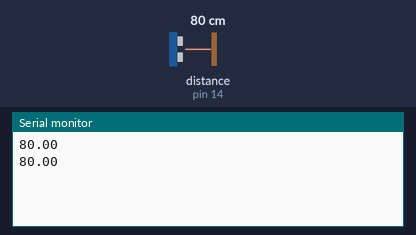
A sketch run on a simulated Arduino Uno, built with avr-gcc and run on an emulated ATmega328P. Shown: the last lines printed to the serial monitor. Inputs (shaded band) come from the test bench; at power-on: distance to the obstacle (sensor on pin 14) 80 cm. The echo pulse lasts 58.3 µs per cm.

Above: at 1.8 s.
1.9 s: distance to the obstacle (sensor on pin 14) set to 2 cm
At 2.7 s:
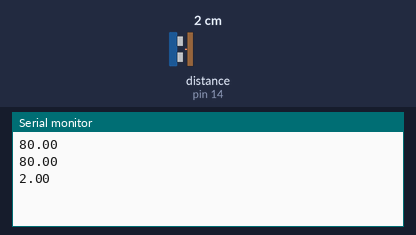
3.4 s: distance to the obstacle (sensor on pin 14) set to 4 cm
At 4.8 s:
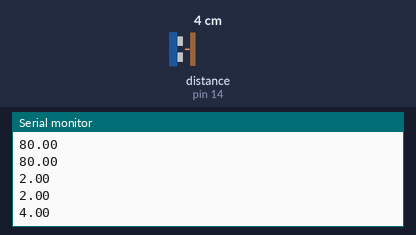
Timing chart, 0 to 6.4 s (numbered marks = the images above; inputs shaded):
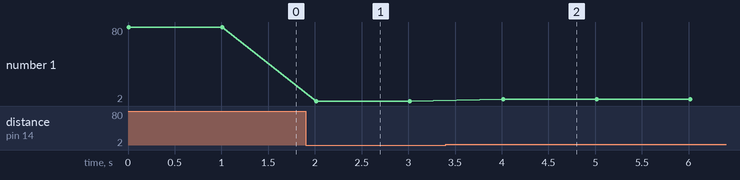

Measured:
- after the input at 1.9 s, the serial monitor: prints a new line after 0.11 s (image 1)
- after the input at 3.4 s, the serial monitor: prints a new line after 0.61 s (image 2)
- plotted number 1: 80 → 2 after the input at 1.9 s, 2 → 4 after the input at 3.4 s

The sketch:

ultrasone_afstandsensor.ino
```cpp
#include <HCSR04.h>

HCSR04 hc(15, 14); //initialisation class HCSR04 (trig pin , echo pin)

void setup()
{
    Serial.begin(9600);
}

void loop()
{
    Serial.println(hc.dist()); // return curent distance in serial
    delay(1000);                 // we suggest to use over 60ms measurement cycle, in order to prevent trigger signal to the echo signal.
}
```
